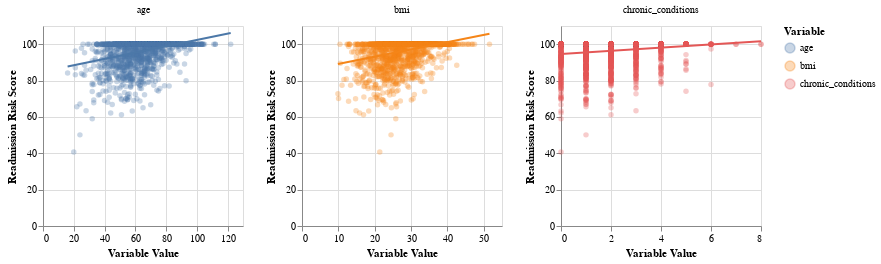

This figure's notebook cell:
### Markdown cell above
## Part 6: Visualization with Altair

Let's create informative visualizations of our model results.

### Code cell
# Configure Altair to handle larger datasets
alt.data_transformers.enable('default', max_rows=None)

# Visualize the relationship between variables and readmission risk
# Create a long-form dataset for plotting
plot_data = df.melt(
    id_vars=['readmission_risk'],
    value_vars=['age', 'bmi', 'chronic_conditions'],
    var_name='variable',
    value_name='value'
)

# Create scatter plots with regression lines
base = alt.Chart(plot_data).mark_circle(opacity=0.3).encode(
    x=alt.X('value:Q', title='Variable Value'),
    y=alt.Y('readmission_risk:Q', title='Readmission Risk Score'),
    color=alt.Color('variable:N', title='Variable')
).properties(
    width=200,
    height=200
)

# Add regression lines
regression = base.transform_regression(
    'value', 'readmission_risk', groupby=['variable']
).mark_line(color='red', strokeWidth=2)

# Combine and facet
chart = (base + regression).facet(
    column=alt.Column('variable:N', title='')
).resolve_scale(
    x='independent',
    y='independent'
)

chart

### Figure 1 — Vega-Lite specification as saved in the notebook (floating-point values rounded to 4 significant figures; data arrays with more than 128 entries replaced by an {"elided": "..."} marker saying what was removed)
{"config": {"view": {"continuousWidth": 300, "continuousHeight": 300}}, "data": {"name": "data-6da96b907d487bc5bb4f0a148890544a"}, "facet": {"column": {"field": "variable", "title": "", "type": "nominal"}}, "spec": {"layer": [{"mark": {"type": "circle", "opacity": 0.3}, "encoding": {"color": {"field": "variable", "title": "Variable", "type": "nominal"}, "x": {"field": "value", "title": "Variable Value", "type": "quantitative"}, "y": {"field": "readmission_risk", "title": "Readmission Risk Score", "type": "quantitative"}}}, {"mark": {"type": "line", "color": "red", "strokeWidth": 2}, "encoding": {"color": {"field": "variable", "title": "Variable", "type": "nominal"}, "x": {"field": "value", "title": "Variable Value", "type": "quantitative"}, "y": {"field": "readmission_risk", "title": "Readmission Risk Score", "type": "quantitative"}}, "transform": [{"on": "value", "regression": "readmission_risk", "groupby": ["variable"]}]}], "height": 200, "width": 200}, "resolve": {"scale": {"x": "independent", "y": "independent"}}, "$schema": "https://vega.github.io/schema/vega-lite/v6.1.0.json", "datasets": {"data-6da96b907d487bc5bb4f0a148890544a": {"elided": "6000 records"}}}
